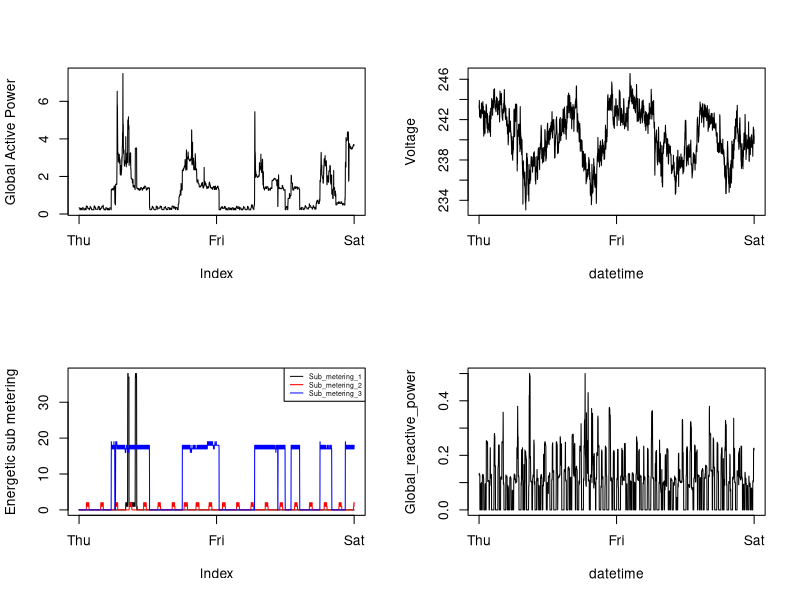

Here is the R script that generated this plot:
# read data from data range
df <- read.csv2("household_power_consumption2.txt", stringsAsFactors = FALSE)

# get number of x labels
l <- length(df[[1]])

# 2x2 plots
par(mfrow=c(2,2))

# convert to numeric
vs <- as.numeric(df$Global_active_power)

# plot without x labels
plot( vs,type="l",xaxt="n", ylab="Global Active Power")

# set x labels
axis(1,at=c(1,l/2,l), labels=c("Thu", "Fri", "Sat"))

# convert to numeric
vs <- as.numeric(df$Voltage)

# plot without x labels
plot(vs,type="l",xaxt="n", ylab="Voltage", xlab="datetime")

# set x labels
axis(1,at=c(1,l/2,l), labels=c("Thu", "Fri", "Sat"))

# convert to numeric
vs <- as.numeric(df$Sub_metering_1)

# plot without x labels
plot(vs,type="l",xaxt="n", ylab="Energetic sub metering")

# draw legend
legend("topright", cex=0.5, legend=c("Sub_metering_1", "Sub_metering_2", "Sub_metering_3"), lty=c(1,1,1), col=c("Black", "Red", "Blue"))

# set x labels
axis(1,at=c(1,l/2,l), labels=c("Thu", "Fri", "Sat"))

# plot 2. metering
vs <- as.numeric(df$Sub_metering_2)
lines(1:l, vs, col="Red")

# plot 3. metering
vs <- as.numeric(df$Sub_metering_3)
lines(1:l, vs, col="Blue")

# convert to numeric
vs <- as.numeric(df$Global_reactive_power)

# plot without x labels
plot(vs,type="l",xaxt="n", ylab="Global_reactive_power", xlab="datetime")

# set x labels
axis(1,at=c(1,l/2,l), labels=c("Thu", "Fri", "Sat"))

dev.copy(png, file="plot4.png")
dev.off()
